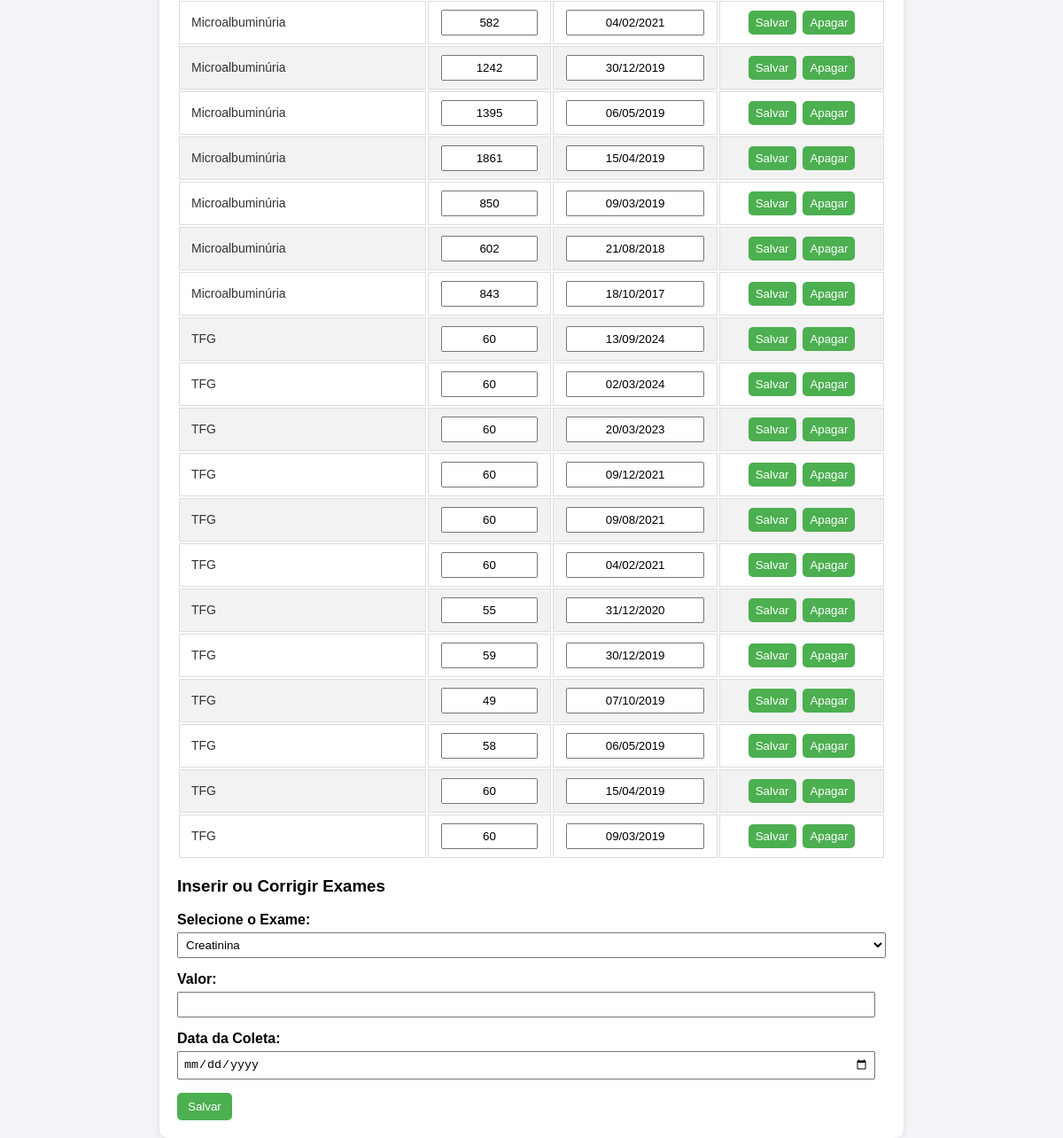
The app's page /exams (lower part), older data.
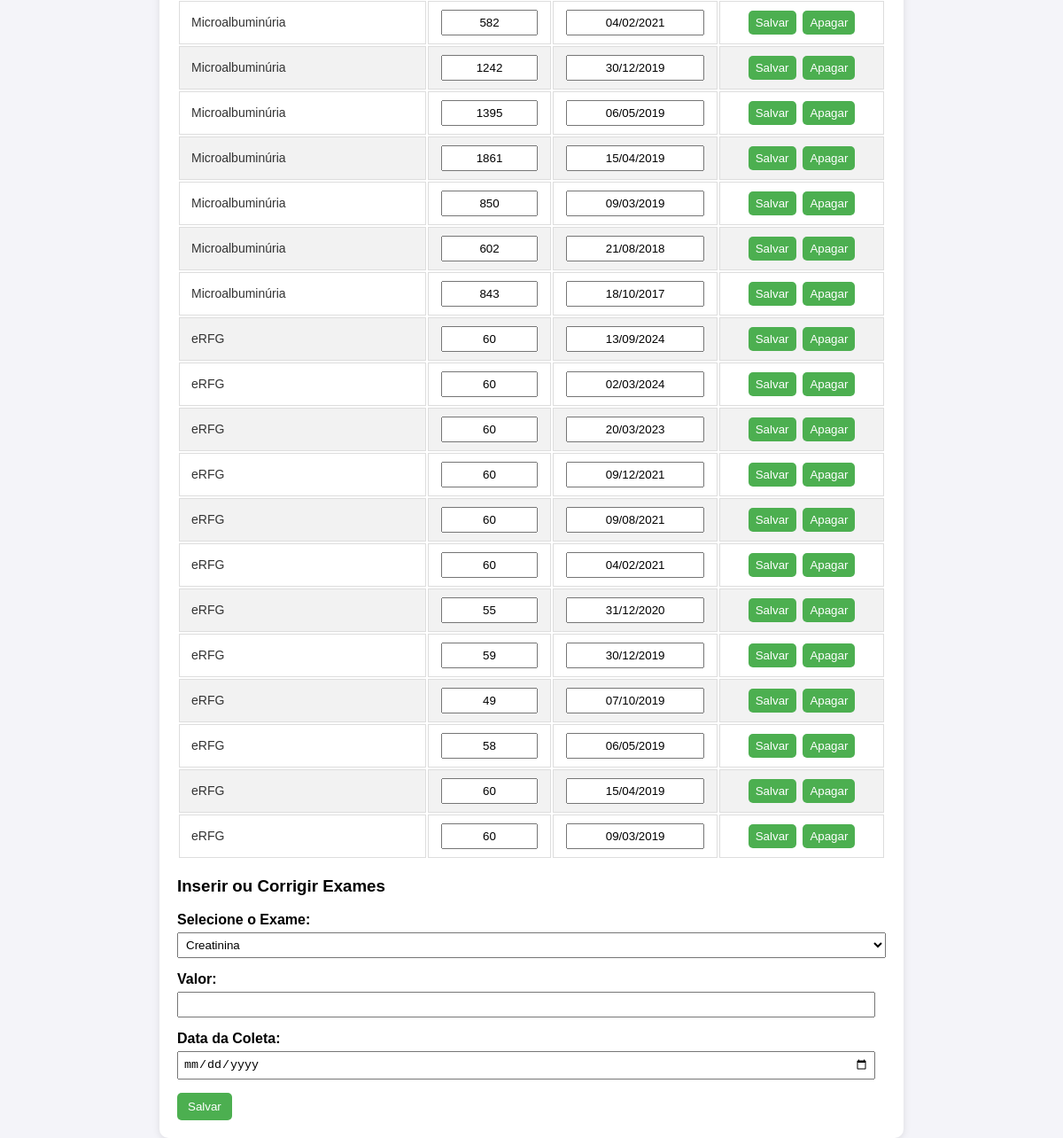
The same page, newer data.
### tables this page shows
CREATE TABLE exames (
                            id INTEGER PRIMARY KEY AUTOINCREMENT,
                            nome TEXT,
                            valor TEXT,
                            data_coleta TEXT
                          );

### app.py (the view)
@app.route('/exams')
def view_exams():
    with sqlite3.connect(DATABASE) as conn:
        cursor = conn.cursor()
        cursor.execute('SELECT id, nome, valor, data_coleta FROM exames')
        exams = cursor.fetchall()
        exam_options = list(patterns.keys())  # Lista de exames para a combo
    return render_template('exams_editable.html', exams=exams, exam_options=exam_options)

### templates/exams_editable.html (shortened to what this page needs)
<!DOCTYPE html>
<html lang="en">
<head>
</head>
<body>
    <div class="container">
        <form action="/update_exams" method="post">
            <table>
                <tbody>
                    {% for exam in exams %}
                    <tr>
                        <td>
                            <span class="exam-name">{{ exam[1] }}</span>
                        </td>
                        <td>
                            <input type="text" name="valor_{{ exam[0] }}" value="{{ exam[2] }}" oninput="validateValue(this)" required>
                        </td>
                        <td>
                            <input type="text" name="data_{{ exam[0] }}" value="{{ exam[3] }}" >
                        </td>
                        <td>
                            <button type="submit" name="update" value="{{ exam[0] }}">Salvar</button>
                            <button type="button" class="btn-delete" onclick="confirmDelete('{{ exam[0] }}')">Apagar</button>
                        </td>
                    </tr>
                    {% endfor %}
                </tbody>
            </table>
        </form>
        <h3>Inserir ou Corrigir Exames</h3>
        <form action="/add_exam" method="post">
            <div class="form-group">
                <label for="nome">Selecione o Exame:</label>
                <select id="nome" name="nome" required>
                    {% for option in exam_options %}
                        <option value="{{ option }}">{{ option }}</option>
                    {% endfor %}
                </select>
            </div>
            <div class="form-group">
                <label for="valor">Valor:</label>
                <input type="text" id="valor" name="valor" oninput="validateValue(this)" required>
            </div>
            <div class="form-group">
                <label for="data">Data da Coleta:</label>
                <input type="date" id="data" name="data" required>
            </div>
            <button type="submit">Salvar</button>
        </form>
    </div>
</body>
</html>

### templates/exams_editable.html (style rules this page uses)
body { font-family: Arial, sans-serif; display: flex; justify-content: center; align-items: center; min-height: 100vh; background-color: #f4f4f9; margin: 0; }
.container { background: #ffffff; padding: 20px; border-radius: 10px; box-shadow: 0 2px 8px rgba(0, 0, 0, 0.1); width: 90%; max-width: 800px; }
table { table-layout: fixed; }
tr:nth-child(even) { background-color: #f2f2f2; }
.form-group { margin-bottom: 15px; }
.form-group label { display: block; margin-bottom: 5px; font-weight: bold; }

Row changes from the older to the newer data that the page shows:
changed exames (number 8 of 19 on the later page): nome "TFG" → "eRFG"
changed exames (number 9 of 19 on the later page): nome "TFG" → "eRFG"
changed exames (number 10 of 19 on the later page): nome "TFG" → "eRFG"
changed exames (number 11 of 19 on the later page): nome "TFG" → "eRFG"
changed exames (number 12 of 19 on the later page): nome "TFG" → "eRFG"
changed exames (number 13 of 19 on the later page): nome "TFG" → "eRFG"
changed exames (number 14 of 19 on the later page): nome "TFG" → "eRFG"
changed exames (number 15 of 19 on the later page): nome "TFG" → "eRFG"
changed exames (number 16 of 19 on the later page): nome "TFG" → "eRFG"
changed exames (number 17 of 19 on the later page): nome "TFG" → "eRFG"
changed exames (number 18 of 19 on the later page): nome "TFG" → "eRFG"
changed exames (number 19 of 19 on the later page): nome "TFG" → "eRFG"
